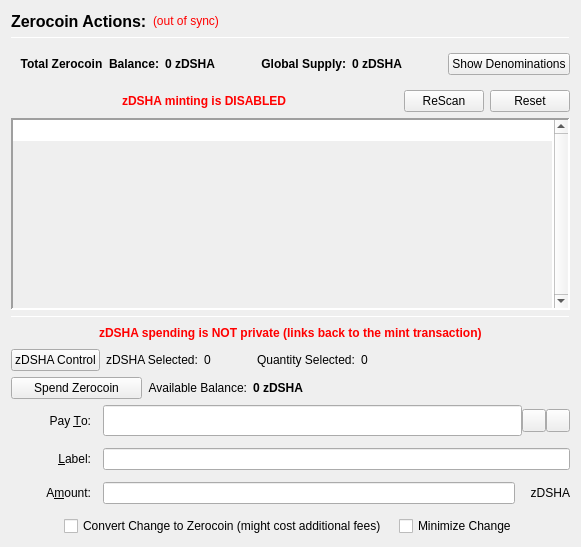
                  <widget class="QFrame" name="verticalFrameLeft">
                   <layout class="QVBoxLayout" name="verticalLayout_2">
                    <item>
                     <layout class="QVBoxLayout" name="verticalLayout_3">
                      <item>
                       <layout class="QHBoxLayout" name="horizontalLayout_3">
                        <item>
                         <widget class="QLabel" name="labelzDSHAActions">
                          <property name="font">
                           <font>
                            <pointsize>12</pointsize>
                            <weight>75</weight>
                            <bold>true</bold>
                           </font>
                          </property>
                          <property name="text">
                           <string>Zerocoin Actions:</string>
                          </property>
                          <property name="alignment">
                           <set>Qt::AlignLeading|Qt::AlignLeft|Qt::AlignVCenter</set>
                          </property>
                         </widget>
                        </item>
                        <item>
                         <widget class="QLabel" name="labelzDSHASyncStatus">
                          <property name="toolTip">
                           <string>The displayed information may be out of date. Your wallet automatically synchronizes with the DigitalShadow network after a connection is established, but this process has not completed yet.</string>
                          </property>
                          <property name="styleSheet">
                           <string notr="true">QLabel { color: red; }</string>
                          </property>
                          <property name="text">
                           <string notr="true">(out of sync)</string>
                          </property>
                          <property name="alignment">
                           <set>Qt::AlignLeading|Qt::AlignLeft|Qt::AlignVCenter</set>
                          </property>
                         </widget>
                        </item>
                        <item>
                         <spacer name="horizontalSpacer">
                          <property name="orientation">
                           <enum>Qt::Horizontal</enum>
                          </property>
                          <property name="sizeHint" stdset="0">
                           <size>
                            <width>40</width>
                            <height>20</height>
                           </size>
                          </property>
                         </spacer>
                        </item>
                       </layout>
                      </item>
                      <item>
                       <widget class="Line" name="lineUpperLeft">
                        <property name="minimumSize">
                         <size>
                          <width>0</width>
                          <height>1</height>
                         </size>
                        </property>
                        <property name="maximumSize">
                         <size>
                          <width>16777215</width>
                          <height>1</height>
                         </size>
                        </property>
                        <property name="frameShadow">
                         <enum>QFrame::Sunken</enum>
                        </property>
                        <property name="orientation">
                         <enum>Qt::Horizontal</enum>
                        </property>
                       </widget>
                      </item>
                      <item>
                       <widget class="QFrame" name="balanceSupplyFrame">
                        <layout class="QHBoxLayout" name="horizontalLayout_2" stretch="0,0,0,1,0">
                         <property name="rightMargin">
                          <number>0</number>
                         </property>
                         <item>
                          <layout class="QHBoxLayout" name="horizontalLayout_34">
                           <item>
                            <widget class="QLabel" name="labelzAvailableText_3">
                             <property name="font">
                              <font>
                               <weight>75</weight>
                               <bold>true</bold>
                              </font>
                             </property>
                             <property name="toolTip">
                              <string>Total Balance including unconfirmed and immature zDSHA</string>
                             </property>
                             <property name="text">
                              <string>Total Zerocoin  Balance:</string>
                             </property>
                             <property name="alignment">
                              <set>Qt::AlignRight|Qt::AlignTrailing|Qt::AlignVCenter</set>
                             </property>
                            </widget>
                           </item>
                           <item>
                            <widget class="QLabel" name="labelzAvailableAmount_4">
                             <property name="minimumSize">
                              <size>
                               <width>40</width>
                               <height>0</height>
                              </size>
                             </property>
                             <property name="font">
                              <font>
                               <weight>75</weight>
                               <bold>true</bold>
                              </font>
                             </property>
                             <property name="toolTip">
                              <string>Total Balance including unconfirmed and immature zDSHA</string>
                             </property>
                             <property name="text">
                              <string>0 zDSHA</string>
                             </property>
                             <property name="alignment">
                              <set>Qt::AlignLeading|Qt::AlignLeft|Qt::AlignVCenter</set>
                             </property>
                            </widget>
                           </item>
                          </layout>
                         </item>
                         <item>
                          <spacer name="horizontalSpacer_32">
                           <property name="orientation">
                            <enum>Qt::Horizontal</enum>
                           </property>
                           <property name="sizeHint" stdset="0">
                            <size>
                             <width>40</width>
                             <height>20</height>
                            </size>
                           </property>
                          </spacer>
                         </item>
                         <item>
                          <layout class="QHBoxLayout" name="horizontalLayout_35">
                           <item>
                            <widget class="QLabel" name="labelZsupplyText_2">
                             <property name="font">
                              <font>
                               <weight>75</weight>
                               <bold>true</bold>
                              </font>
                             </property>
                             <property name="text">
                              <string>Global Supply:</string>
                             </property>
                             <property name="alignment">
                              <set>Qt::AlignRight|Qt::AlignTrailing|Qt::AlignVCenter</set>
                             </property>
                            </widget>
                           </item>
                           <item>
                            <widget class="QLabel" name="labelZsupplyAmount_2">
                             <property name="font">
                              <font>
                               <weight>75</weight>
                               <bold>true</bold>
                              </font>
                             </property>
                             <property name="text">
                              <string>0 zDSHA</string>
                             </property>
                            </widget>
                           </item>
                          </layout>
                         </item>
                         <item>
                          <spacer name="horizontalSpacer_31">
                           <property name="orientation">
                            <enum>Qt::Horizontal</enum>
                           </property>
                           <property name="sizeHint" stdset="0">
                            <size>
                             <width>40</width>
                             <height>20</height>
                            </size>
                           </property>
                          </spacer>
                         </item>
                         <item>
                          <widget class="QPushButton" name="pushButtonShowDenoms">
                           <property name="toolTip">
                            <string>Show zDSHA denominations list</string>
                           </property>
                           <property name="text">
                            <string>Show Denominations</string>
                           </property>
                          </widget>
                         </item>
                        </layout>
                       </widget>
                      </item>
                      <item>
                       <layout class="QHBoxLayout" name="horizontalLayout_4">
                        <item>
                         <spacer name="horizontalSpacer_2">
                          <property name="orientation">
                           <enum>Qt::Horizontal</enum>
                          </property>
                          <property name="sizeHint" stdset="0">
                           <size>
                            <width>40</width>
                            <height>20</height>
                           </size>
                          </property>
                         </spacer>
                        </item>
                        <item>
                         <widget class="QLabel" name="label">
                          <property name="styleSheet">
                           <string notr="true">color: red;
font-weight: bold;</string>
                          </property>
                          <property name="text">
                           <string>zDSHA minting is DISABLED</string>
                          </property>
                         </widget>
                        </item>
                        <item>
                         <spacer name="horizontalSpacer_3">
                          <property name="orientation">
                           <enum>Qt::Horizontal</enum>
                          </property>
                          <property name="sizeHint" stdset="0">
                           <size>
                            <width>40</width>
                            <height>20</height>
                           </size>
                          </property>
                         </spacer>
                        </item>
                        <item>
                         <widget class="QPushButton" name="pushButtonMintReset">
                          <property name="maximumSize">
                           <size>
                            <width>80</width>
                            <height>16777215</height>
                           </size>
                          </property>
                          <property name="toolTip">
                           <string>Rescan the complete blockchain for  Zerocoin mints and their meta-data.</string>
                          </property>
                          <property name="text">
                           <string>ReScan</string>
                          </property>
                         </widget>
                        </item>
                        <item>
                         <widget class="QPushButton" name="pushButtonSpentReset">
                          <property name="maximumSize">
                           <size>
                            <width>80</width>
                            <height>16777215</height>
                           </size>
                          </property>
                          <property name="toolTip">
                           <string>Reset Zerocoin Wallet DB. Deletes transactions that did not make it into the blockchain.</string>
                          </property>
                          <property name="text">
                           <string>Reset</string>
                          </property>
                         </widget>
                        </item>
                       </layout>
                      </item>
                      <item>
                       <widget class="QPlainTextEdit" name="TEMintStatus">
                        <property name="font">
                         <font>
                          <pointsize>8</pointsize>
                         </font>
                        </property>
                        <property name="toolTip">
                         <string>Status and/or Mesages from the last Mint Action.</string>
                        </property>
                        <property name="frameShape">
                         <enum>QFrame::Panel</enum>
                        </property>
                        <property name="frameShadow">
                         <enum>QFrame::Sunken</enum>
                        </property>
                        <property name="lineWidth">
                         <number>2</number>
                        </property>
                        <property name="midLineWidth">
                         <number>2</number>
                        </property>
                        <property name="verticalScrollBarPolicy">
                         <enum>Qt::ScrollBarAlwaysOn</enum>
                        </property>
                        <property name="horizontalScrollBarPolicy">
                         <enum>Qt::ScrollBarAlwaysOff</enum>
                        </property>
                        <property name="readOnly">
                         <bool>true</bool>
                        </property>
                        <property name="plainText">
                         <string notr="true"/>
                        </property>
                        <property name="backgroundVisible">
                         <bool>true</bool>
                        </property>
                       </widget>
                      </item>
                      <item>
                       <widget class="Line" name="line">
                        <property name="minimumSize">
                         <size>
                          <width>0</width>
                          <height>1</height>
                         </size>
                        </property>
                        <property name="maximumSize">
                         <size>
                          <width>16777215</width>
                          <height>1</height>
                         </size>
                        </property>
                        <property name="orientation">
                         <enum>Qt::Horizontal</enum>
                        </property>
                       </widget>
                      </item>
                      <item>
                       <layout class="QHBoxLayout" name="horizontalLayout_7">
                        <item>
                         <spacer name="horizontalSpacer_18">
                          <property name="orientation">
                           <enum>Qt::Horizontal</enum>
                          </property>
                          <property name="sizeHint" stdset="0">
                           <size>
                            <width>40</width>
                            <height>20</height>
                           </size>
                          </property>
                         </spacer>
                        </item>
                        <item>
                         <widget class="QLabel" name="label_2">
                          <property name="styleSheet">
                           <string notr="true">color: red;
font-weight: bold;</string>
                          </property>
                          <property name="text">
                           <string>zDSHA spending is NOT private (links back to the mint transaction)</string>
                          </property>
                         </widget>
                        </item>
                        <item>
                         <spacer name="horizontalSpacer_30">
                          <property name="orientation">
                           <enum>Qt::Horizontal</enum>
                          </property>
                          <property name="sizeHint" stdset="0">
                           <size>
                            <width>40</width>
                            <height>20</height>
                           </size>
                          </property>
                         </spacer>
                        </item>
                       </layout>
                      </item>
                      <item>
                       <layout class="QHBoxLayout" name="horizontalLayout_24">
                        <property name="leftMargin">
                         <number>0</number>
                        </property>
                        <property name="bottomMargin">
                         <number>0</number>
                        </property>
                        <item>
                         <widget class="QPushButton" name="pushButtonZPivControl">
                          <property name="text">
                           <string>zDSHA Control</string>
                          </property>
                         </widget>
                        </item>
                        <item>
                         <widget class="QLabel" name="labelzPivSelected">
                          <property name="text">
                           <string>zDSHA Selected:</string>
                          </property>
                         </widget>
                        </item>
                        <item>
                         <widget class="QLabel" name="labelzPivSelected_int">
                          <property name="text">
                           <string>0</string>
                          </property>
                         </widget>
                        </item>
                        <item>
                         <spacer name="horizontalSpacer_17">
                          <property name="orientation">
                           <enum>Qt::Horizontal</enum>
                          </property>
                          <property name="sizeType">
                           <enum>QSizePolicy::Fixed</enum>
                          </property>
                          <property name="sizeHint" stdset="0">
                           <size>
                            <width>40</width>
                            <height>20</height>
                           </size>
                          </property>
                         </spacer>
                        </item>
                        <item>
                         <widget class="QLabel" name="labelQuantitySelected">
                          <property name="text">
                           <string>Quantity Selected:</string>
                          </property>
                         </widget>
                        </item>
                        <item>
                         <widget class="QLabel" name="labelQuantitySelected_int">
                          <property name="text">
                           <string>0</string>
                          </property>
                         </widget>
                        </item>
                        <item>
                         <spacer name="horizontalSpacer_19">
                          <property name="orientation">
                           <enum>Qt::Horizontal</enum>
                          </property>
                          <property name="sizeHint" stdset="0">
                           <size>
                            <width>40</width>
                            <height>20</height>
                           </size>
                          </property>
                         </spacer>
                        </item>
                       </layout>
                      </item>
                      <item>
                       <layout class="QHBoxLayout" name="horizontalLayout_6">
                        <item>
                         <widget class="QPushButton" name="pushButtonSpendzDSHA">
                          <property name="minimumSize">
                           <size>
                            <width>131</width>
                            <height>0</height>
                           </size>
                          </property>
                          <property name="toolTip">
                           <string>Spend Zerocoin. Without 'Pay To:' address creates payments to yourself.</string>
                          </property>
                          <property name="text">
                           <string>Spend Zerocoin</string>
                          </property>
                         </widget>
                        </item>
                        <item>
                         <widget class="QLabel" name="labelzDSHABalanceText">
                          <property name="toolTip">
                           <string>Available (mature and spendable) zDSHA for spending</string>
                          </property>
                          <property name="text">
                           <string>Available Balance:</string>
                          </property>
                          <property name="alignment">
                           <set>Qt::AlignRight|Qt::AlignTrailing|Qt::AlignVCenter</set>
                          </property>
                         </widget>
                        </item>
                        <item>
                         <widget class="QLabel" name="labelzAvailableAmount_2">
                          <property name="font">
                           <font>
                            <weight>75</weight>
                            <bold>true</bold>
                           </font>
                          </property>
                          <property name="toolTip">
                           <string>Available (mature and spendable) zDSHA for spending

zDSHA are mature when they have more than 20 confirmations AND more than 2 mints of the same denomination after them were minted</string>
                          </property>
                          <property name="text">
                           <string>0 zDSHA</string>
                          </property>
                          <property name="alignment">
                           <set>Qt::AlignLeading|Qt::AlignLeft|Qt::AlignVCenter</set>
                          </property>
                         </widget>
                        </item>
                        <item>
                         <spacer name="horizontalSpacer_4">
                          <property name="orientation">
                           <enum>Qt::Horizontal</enum>
                          </property>
                          <property name="sizeHint" stdset="0">
                           <size>
                            <width>40</width>
                            <height>20</height>
                           </size>
                          </property>
                         </spacer>
                        </item>
                       </layout>
                      </item>
                      <item>
                       <layout class="QGridLayout" name="gridLayout_7">
                        <property name="spacing">
                         <number>12</number>
                        </property>
                        <item row="0" column="0">
                         <widget class="QLabel" name="payToLabel">
                          <property name="minimumSize">
                           <size>
                            <width>80</width>
                            <height>0</height>
                           </size>
                          </property>
                          <property name="text">
                           <string>Pay &amp;To:</string>
                          </property>
                          <property name="alignment">
                           <set>Qt::AlignRight|Qt::AlignTrailing|Qt::AlignVCenter</set>
                          </property>
                          <property name="buddy">
                           <cstring>payTo</cstring>
                          </property>
                         </widget>
                        </item>
                        <item row="0" column="1">
                         <layout class="QHBoxLayout" name="payToLayout">
                          <property name="spacing">
                           <number>0</number>
                          </property>
                          <item>
                           <widget class="QValidatedLineEdit" name="payTo">
                            <property name="enabled">
                             <bool>true</bool>
                            </property>
                            <property name="minimumSize">
                             <size>
                              <width>0</width>
                              <height>31</height>
                             </size>
                            </property>
                            <property name="toolTip">
                             <string>The DigitalShadow address to send the payment to. Creates local payment to yourself when empty.</string>
                            </property>
                           </widget>
                          </item>
                          <item>
                           <widget class="QToolButton" name="addressBookButton">
                            <property name="toolTip">
                             <string>Choose previously used address</string>
                            </property>
                            <property name="text">
                             <string/>
                            </property>
                            <property name="icon">
                             <iconset resource="../digitalshadow.qrc">
                              <normaloff>:/icons/address-book</normaloff>:/icons/address-book</iconset>
                            </property>
                            <property name="shortcut">
                             <string>Alt+A</string>
                            </property>
                           </widget>
                          </item>
                          <item>
                           <widget class="QToolButton" name="pasteButton">
                            <property name="toolTip">
                             <string>Paste address from clipboard</string>
                            </property>
                            <property name="text">
                             <string/>
                            </property>
                            <property name="icon">
                             <iconset resource="../digitalshadow.qrc">
                              <normaloff>:/icons/editpaste</normaloff>:/icons/editpaste</iconset>
                            </property>
                            <property name="shortcut">
                             <string>Alt+P</string>
                            </property>
                           </widget>
                          </item>
                         </layout>
                        </item>
                        <item row="1" column="0">
                         <widget class="QLabel" name="labelLabel">
                          <property name="minimumSize">
                           <size>
                            <width>80</width>
                            <height>0</height>
                           </size>
                          </property>
                          <property name="text">
                           <string>&amp;Label:</string>
                          </property>
                          <property name="alignment">
                           <set>Qt::AlignRight|Qt::AlignTrailing|Qt::AlignVCenter</set>
                          </property>
                          <property name="buddy">
                           <cstring>addAsLabel</cstring>
                          </property>
                         </widget>
                        </item>
                        <item row="1" column="1">
                         <widget class="QLineEdit" name="addAsLabel">
                          <property name="toolTip">
                           <string>Enter a label for this address to add it to the list of used addresses</string>
                          </property>
                         </widget>
                        </item>
                        <item row="2" column="0">
                         <widget class="QLabel" name="amountLabel">
                          <property name="minimumSize">
                           <size>
                            <width>80</width>
                            <height>0</height>
                           </size>
                          </property>
                          <property name="text">
                           <string>A&amp;mount:</string>
                          </property>
                          <property name="alignment">
                           <set>Qt::AlignRight|Qt::AlignTrailing|Qt::AlignVCenter</set>
                          </property>
                          <property name="buddy">
                           <cstring>zDSHApayAmount</cstring>
                          </property>
                         </widget>
                        </item>
                        <item row="2" column="1">
                         <layout class="QHBoxLayout" name="horizontalLayout_9">
                          <property name="spacing">
                           <number>0</number>
                          </property>
                          <item>
                           <widget class="QLineEdit" name="zDSHApayAmount"/>
                          </item>
                          <item>
                           <widget class="QLabel" name="labelzDSHA">
                            <property name="minimumSize">
                             <size>
                              <width>55</width>
                              <height>0</height>
                             </size>
                            </property>
                            <property name="text">
                             <string>zDSHA</string>
                            </property>
                            <property name="alignment">
                             <set>Qt::AlignRight|Qt::AlignTrailing|Qt::AlignVCenter</set>
                            </property>
                           </widget>
                          </item>
                         </layout>
                        </item>
                        <item row="3" column="0" colspan="2">
                         <layout class="QHBoxLayout" name="horizontalLayout_10">
                          <item>
                           <spacer name="horizontalSpacer_5">
                            <property name="orientation">
                             <enum>Qt::Horizontal</enum>
                            </property>
                            <property name="sizeHint" stdset="0">
                             <size>
                              <width>40</width>
                              <height>20</height>
                             </size>
                            </property>
                           </spacer>
                          </item>
                          <item>
                           <widget class="QCheckBox" name="checkBoxMintChange">
                            <property name="sizePolicy">
                             <sizepolicy hsizetype="MinimumExpanding" vsizetype="Fixed">
                              <horstretch>0</horstretch>
                              <verstretch>0</verstretch>
                             </sizepolicy>
                            </property>
                            <property name="layoutDirection">
                             <enum>Qt::LeftToRight</enum>
                            </property>
                            <property name="text">
                             <string>Convert Change to Zerocoin (might cost additional fees)</string>
                            </property>
                           </widget>
                          </item>
                          <item>
                           <widget class="QCheckBox" name="checkBoxMinimizeChange">
                            <property name="toolTip">
                             <string>If checked, the wallet tries to minimize the returning change instead of minimizing the number of spent denominations.</string>
                            </property>
                            <property name="text">
                             <string>Minimize Change</string>
                            </property>
                           </widget>
                          </item>
                          <item>
                           <spacer name="horizontalSpacer_6">
                            <property name="orientation">
                             <enum>Qt::Horizontal</enum>
                            </property>
                            <property name="sizeHint" stdset="0">
                             <size>
                              <width>40</width>
                              <height>20</height>
                             </size>
                            </property>
                           </spacer>
                          </item>
                         </layout>
                        </item>
                       </layout>
                      </item>
                     </layout>
                    </item>
                   </layout>
                  </widget>
